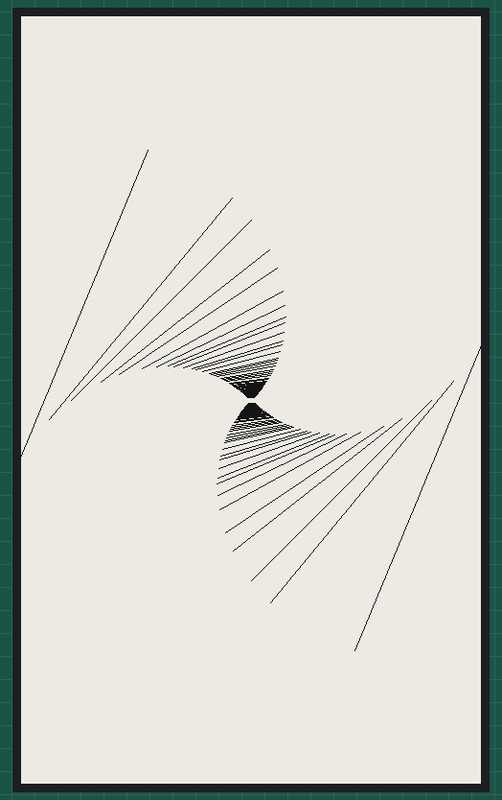
Recording of a sketch running on a simulated Arduino Uno, built for the host (arithmetic inside an expression is 32-bit, double 64-bit). Parts: 480×800 one-colour display.

Above: at 8.1 s.

The sketch:

21_recursion.ino
```cpp
#include <GxEPD2_BW.h>
#define BASE_LEN 240
#define MIN_ANGLE PI/36


GxEPD2_BW<GxEPD2_750_T7, GxEPD2_750_T7::HEIGHT> display(GxEPD2_750_T7(/*CS=5*/ SS, /*DC=*/ 17, /*RST=*/ 16, /*BUSY=*/ 4));
int loop_count = 0;

void setup() {
  initDisplay();
  f(PI/2);
  display.display();
}

void f(float x) {
  int x_org = display.width() / 2;
  int y_org = display.height() / 2;
  int x_1 = x_org - (int)(BASE_LEN * x * cos(3*PI/4 - x));
  int y_1 = y_org - (int)(BASE_LEN * x * sin(3*PI/4 - x));
  int x_2 = x_org - (int)(BASE_LEN * x * cos(PI/4 - x));
  int y_2 = y_org - (int)(BASE_LEN * x * sin(PI/4 - x));
  int x_3 = x_org - (int)(BASE_LEN * x * cos(7*PI/4 - x));
  int y_3 = y_org - (int)(BASE_LEN * x * sin(7*PI/4 - x));
  int x_4 = x_org - (int)(BASE_LEN * x * cos(5*PI/4 - x));
  int y_4 = y_org - (int)(BASE_LEN * x * sin(5*PI/4 - x));
  display.drawLine(x_1, y_1, x_2, y_2, GxEPD_BLACK);
  //display.drawLine(x_2, y_2, x_3, y_3, GxEPD_BLACK);
  display.drawLine(x_3, y_3, x_4, y_4, GxEPD_BLACK);
  //display.drawLine(x_4, y_4, x_1, y_1, GxEPD_BLACK);
  if (x > MIN_ANGLE) {
    f(1*x/4);
    f(2*x/4);
    f(3*x/4);
  }
}

void initDisplay() {
  display.init(0, true, 2, false);
  display.setRotation(1);
  display.clearScreen();
  display.fillScreen(GxEPD_WHITE);
}

void fullRefresh() {
}

void loop() {}
```
